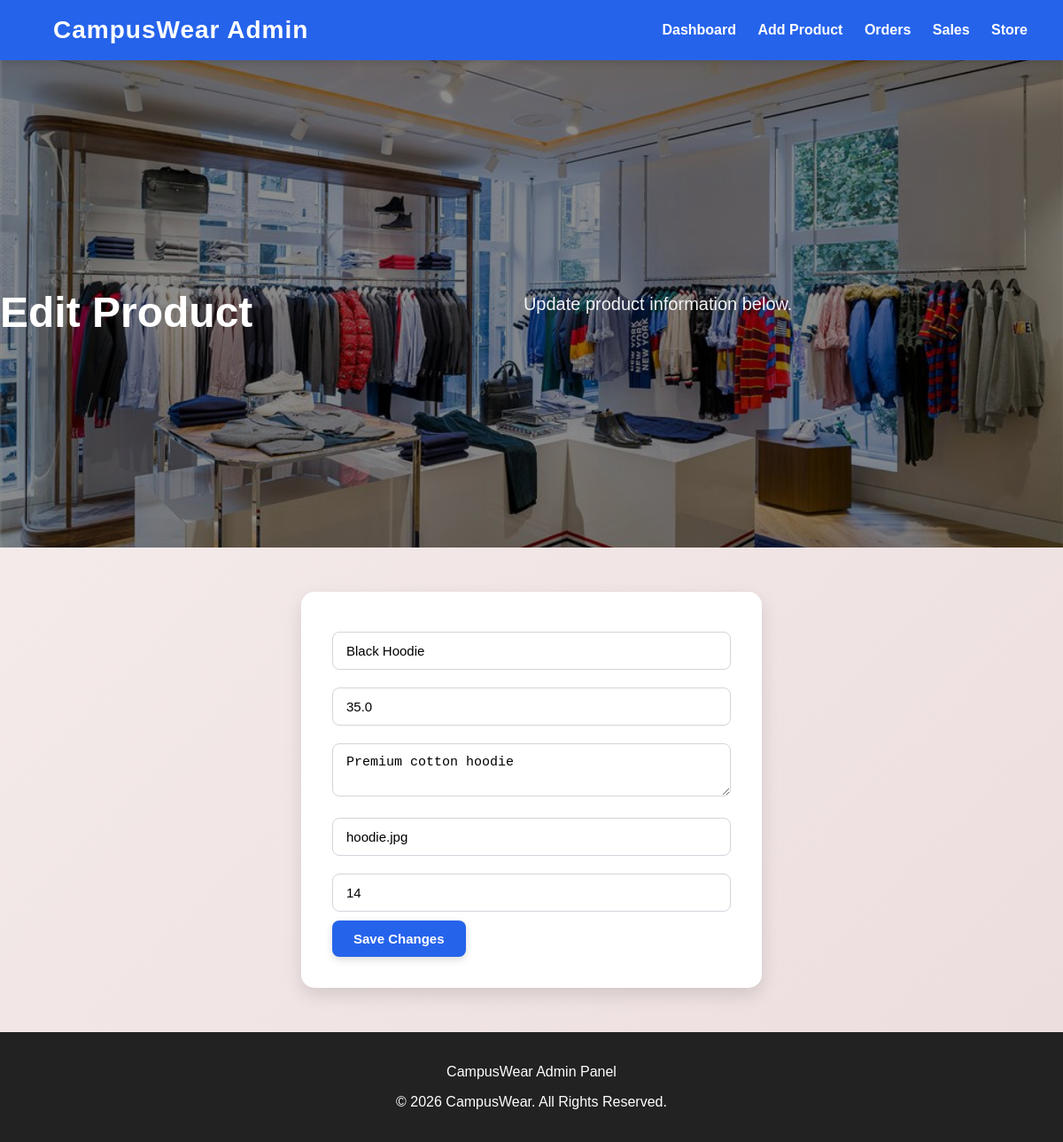
Page /edit_product/1 (signed in) on the committed database.
### tables this page shows
CREATE TABLE products(
    id INTEGER PRIMARY KEY,
    name TEXT,
    price REAL,
    description TEXT,
    image TEXT
, category TEXT, stock INTEGER);

### app.py (the view, shortened to what this page needs)
@app.route("/edit_product/<int:id>", methods=["GET", "POST"])
def edit_product(id):
    if "user" not in session or session.get("role") != "admin":
        return redirect(url_for("login"))
    conn = sqlite3.connect("campuswear.db")
    conn.row_factory = sqlite3.Row
    cursor = conn.cursor()
    cursor.execute(
        """
        SELECT * FROM products
        WHERE id=?
        """,
        (id,)
    )
    product = cursor.fetchone()
    conn.close()
    return render_template(
        "edit_product.html",
        product=product
    )

### templates/edit_product.html (shortened to what this page needs)
{% extends "admin_base.html" %}
{% block content %}
<section class="hero">
    <h1>Edit Product</h1>
    <p>
        Update product information below.
    </p>
</section>
<div class="form-container">
    <form method="POST">
        <input
            type="text"
            name="name"
            value="{{ product['name'] }}"
            required>
        <input
            type="number"
            step="0.01"
            name="price"
            value="{{ product['price'] }}"
            required>
        <textarea
            name="description"
            required>{{ product['description'] }}</textarea>
        <input
            type="text"
            name="image"
            value="{{ product['image'] }}"
            required>
        <input
            type="number"
            name="stock"
            value="{{ product['stock'] }}"
            min="0"
            required>
        <button type="submit">
            Save Changes
        </button>
    </form>
</div>
{% endblock %}

### static/style.css (style rules this page uses)
body { margin: 0; font-family: Arial, sans-serif; background: linear-gradient(135deg, #f7efef, #ecdddd); }
.hero { background-image: linear-gradient( rgba(0,0,0,.45), rgba(0,0,0,.45) ), url("/static/images/store_theme.jpg"); background-size:cover; background-position:center; background-repeat:no-repeat; min-height:550px; display:flex; justify-content:center; align-items:center; text-align:center; }
.hero h1 { color:white; font-size:60px; margin-bottom:20px; }
.hero p { color:#f3f4f6; font-size:20px; line-height:1.8; margin-bottom:30px; }
button { background:#2563eb; color:white; border:none; padding:12px 24px; border-radius:8px; font-size:15px; font-weight:bold; cursor:pointer; transition:all .3s ease; box-shadow:0 3px 8px rgba(0,0,0,.15); }
.form-container { width:450px; max-width:90%; margin:50px auto; background:white; padding:35px; border-radius:15px; box-shadow:0 8px 20px rgba(0,0,0,.12); }
input, textarea, select { width:100%; padding:12px 15px; margin:10px 0; border:1px solid #d1d5db; border-radius:8px; font-size:15px; box-sizing:border-box; transition:0.3s; }
.hero { animation: fadeUp .8s ease; }
.hero h1 { font-size:48px; font-weight:bold; }
.hero p { max-width:700px; margin:auto; line-height:1.7; }

### rows in the picture
products: name "Black Hoodie", price "35.0", description "Premium cotton hoodie", image "hoodie.jpg", stock "14"
